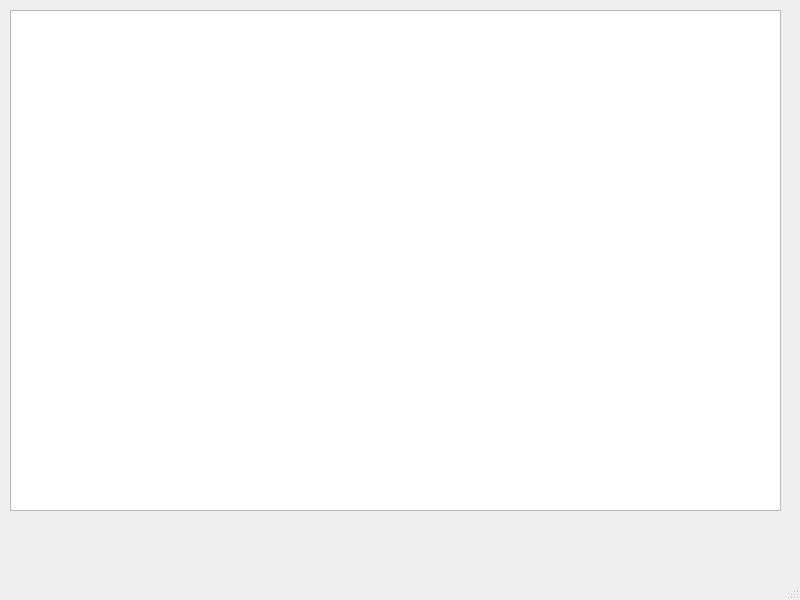
<?xml version="1.0" encoding="UTF-8"?>
<ui version="4.0">
 <class>MainWindow</class>
 <widget class="QMainWindow" name="MainWindow">
  <property name="geometry">
   <rect>
    <x>0</x>
    <y>0</y>
    <width>800</width>
    <height>600</height>
   </rect>
  </property>
  <property name="windowTitle">
   <string>MainWindow</string>
  </property>
  <widget class="QWidget" name="centralwidget">
   <widget class="QTableWidget" name="tableWidget">
    <property name="geometry">
     <rect>
      <x>10</x>
      <y>10</y>
      <width>771</width>
      <height>501</height>
     </rect>
    </property>
   </widget>
  </widget>
  <widget class="QMenuBar" name="menubar">
   <property name="geometry">
    <rect>
     <x>0</x>
     <y>0</y>
     <width>800</width>
     <height>21</height>
    </rect>
   </property>
  </widget>
  <widget class="QStatusBar" name="statusbar"/>
 </widget>
 <resources/>
 <connections/>
</ui>
